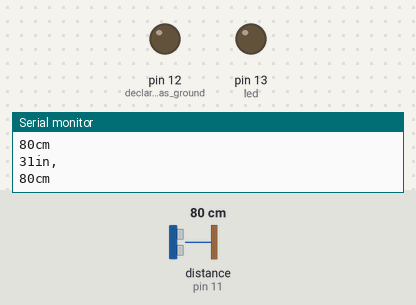
Recording of a sketch running on a simulated Arduino Uno, built with avr-gcc and run on an emulated ATmega328P. On the bench: output pins drawn as LEDs (lit = HIGH), the last lines printed to the serial monitor. Wiring (inferred from the names in the program): ultrasonic range finder: trigger pin 10; echo pin 11. The test bench sets the inputs (shaded band); at power-on: distance to the obstacle (sensor on pin 11) 80 cm. The echo pulse lasts 58.3 µs per cm; pins used as bus, display or sensor lines are not drawn.

Above: at 1.2 s.
1.3 s: distance to the obstacle (sensor on pin 11) set to 34 cm
2.8 s: distance to the obstacle (sensor on pin 11) set to 29 cm
At 3.8 s:
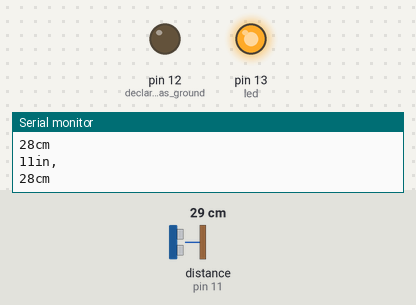
4.3 s: distance to the obstacle (sensor on pin 11) set to 10 cm
7.3 s: distance to the obstacle (sensor on pin 11) set to 7 cm
At 7.7 s:
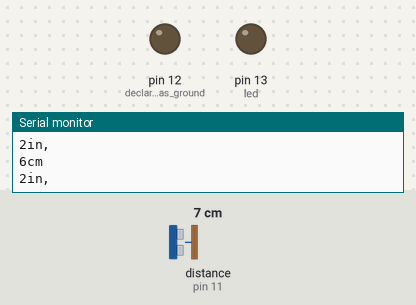
8.8 s: distance to the obstacle (sensor on pin 11) set to 9 cm
At 9.4 s:
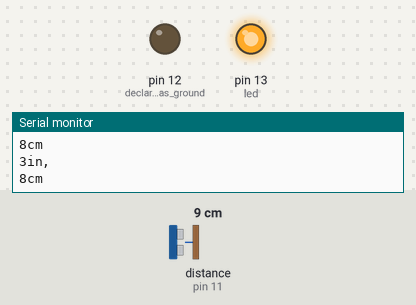
Timing chart, 0 to 11.3 s (numbered marks = the images above; inputs shaded):
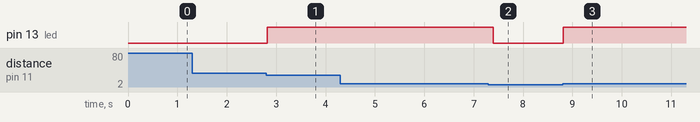

The sketch:

Ultrasonic_Range_Test.ino
```cpp
int trig = 10; // attach pin 10 to Trig
int echo = 11; //attach pin 11 to Echo
int led = 13; //Pin 13 is an LED

void setup()
{
pinMode(12, OUTPUT); // declare pin 12 as ground
pinMode(9, OUTPUT); // declare pin 9 as Vcc
digitalWrite(12, LOW);
digitalWrite(9, HIGH);
pinMode(led, OUTPUT);

Serial.begin(9600);  // initialize serial communication:
}

long microsecondsToInches(long microseconds)
{
return microseconds / 74 / 2;
}

long microsecondsToCentimeters(long microseconds)
{
return microseconds / 29 / 2;
}

void loop()
{
// establish variables for duration of the ping,
// and the distance result in inches and centimeters:

long duration, inches, cm;

// The PING))) is triggered by a HIGH pulse of 2 or more microseconds.
// Give a short LOW pulse beforehand to ensure a clean HIGH pulse:

pinMode(trig, OUTPUT);
digitalWrite(trig, LOW);
delayMicroseconds(2);
digitalWrite(trig, HIGH);
delayMicroseconds(5);
digitalWrite(trig, LOW);

pinMode(echo,INPUT);
duration = pulseIn(echo, HIGH);

// convert the echo time into distance

inches = microsecondsToInches(duration);
cm = microsecondsToCentimeters(duration);

Serial.print(inches);
Serial.print("in, ");
Serial.print("\n");
Serial.print(cm);
Serial.print("cm");
Serial.print("\n");
Serial.print("\n");
Serial.print("\n");

if (cm > 30 or cm < 8)
{
  digitalWrite(led, LOW);
}

else
{
  digitalWrite(led, HIGH);
}

delay(100); // Adds 100 ms delay for stability


}
```

Measured:
- the behaviour switches between 32 and 31 cm on distance to the obstacle (sensor on pin 11) (found by bisection; images 0 and 1)
- the behaviour switches between 9 and 8 cm on distance to the obstacle (sensor on pin 11) (found by bisection; images 1 and 2)
- after the input at 2.8 s, pin 13 (led): LOW → HIGH at once
- after the input at 7.3 s, pin 13 (led): HIGH → LOW after 0.09 s
- after the input at 8.8 s, pin 13 (led): LOW → HIGH at once
